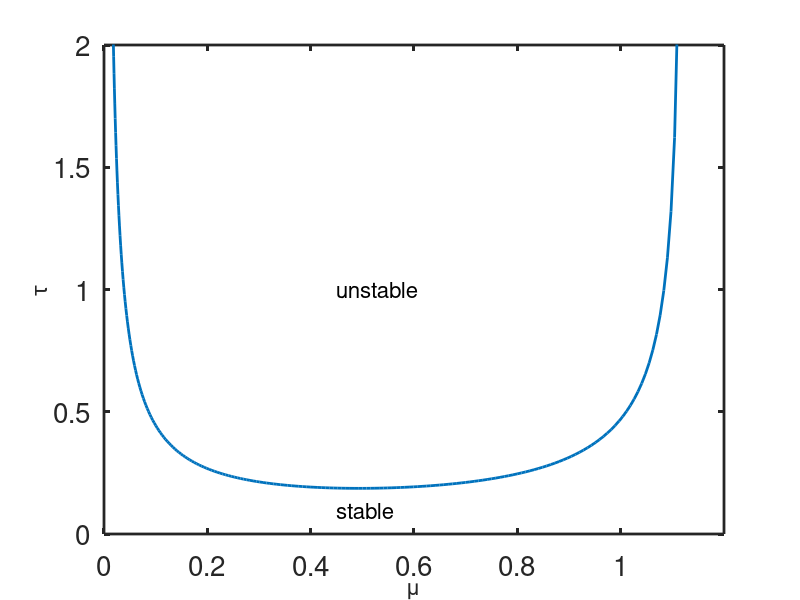

The MATLAB source for this figure:

% this is to produce \mu-\tau bifurcation curves for the Layton feedback model


clear

set(0,                           ...
   'defaultaxesfontsize', 20,   ...
   'defaultaxeslinewidth', 2.0, ...
   'defaultlinelinewidth', 2.0);
%parameters
kbar = 0.5;  
cbar = exp(-kbar);
a = 10;

%
kk = 0;
for k = 0.1:.002:2.1
c = exp(-k);
F = 1+tanh(a*(cbar-c));
Fp = -a*sech(a*(cbar-c))^2;

mu = k*F;
gamma = -k*Fp*c;
% use bisection to find tau

tl = 0.01;

tau = tl;
w = pi./(tau +k/(2*mu));
crv = w./(2*sin(k*w/(2*mu))) -gamma;
Fl = crv;

tr = 10;
tau = tr;
w = pi./(tau +k/(2*mu));
crv = w./(2*sin(k*w/(2*mu))) -gamma;
Fr = crv;

if(Fr*Fl<0)

for j = 1:30
    tau = (tr+tl)/2;
    
w = pi./(tau +k/(2*mu));
crv = w./(2*sin(k*w/(2*mu)))-gamma;

if(crv*Fl)>0
tl = tau;
Fl = crv;
else
tr = tau;
Fr = crv;
end
end
kk = kk + 1;
T(kk) = tau;
U(kk) = mu;
end
end

dum=[U' T'];
save('tgo.dat','-ascii','dum')

plot(U,T);
axis([0 1.2 0 2])
xlabel('\mu','fontsize',16)
ylabel('\tau','fontsize',16)
text(.45,1,'unstable','fontsize',16)
text(.45,.1, 'stable','fontsize',16)
